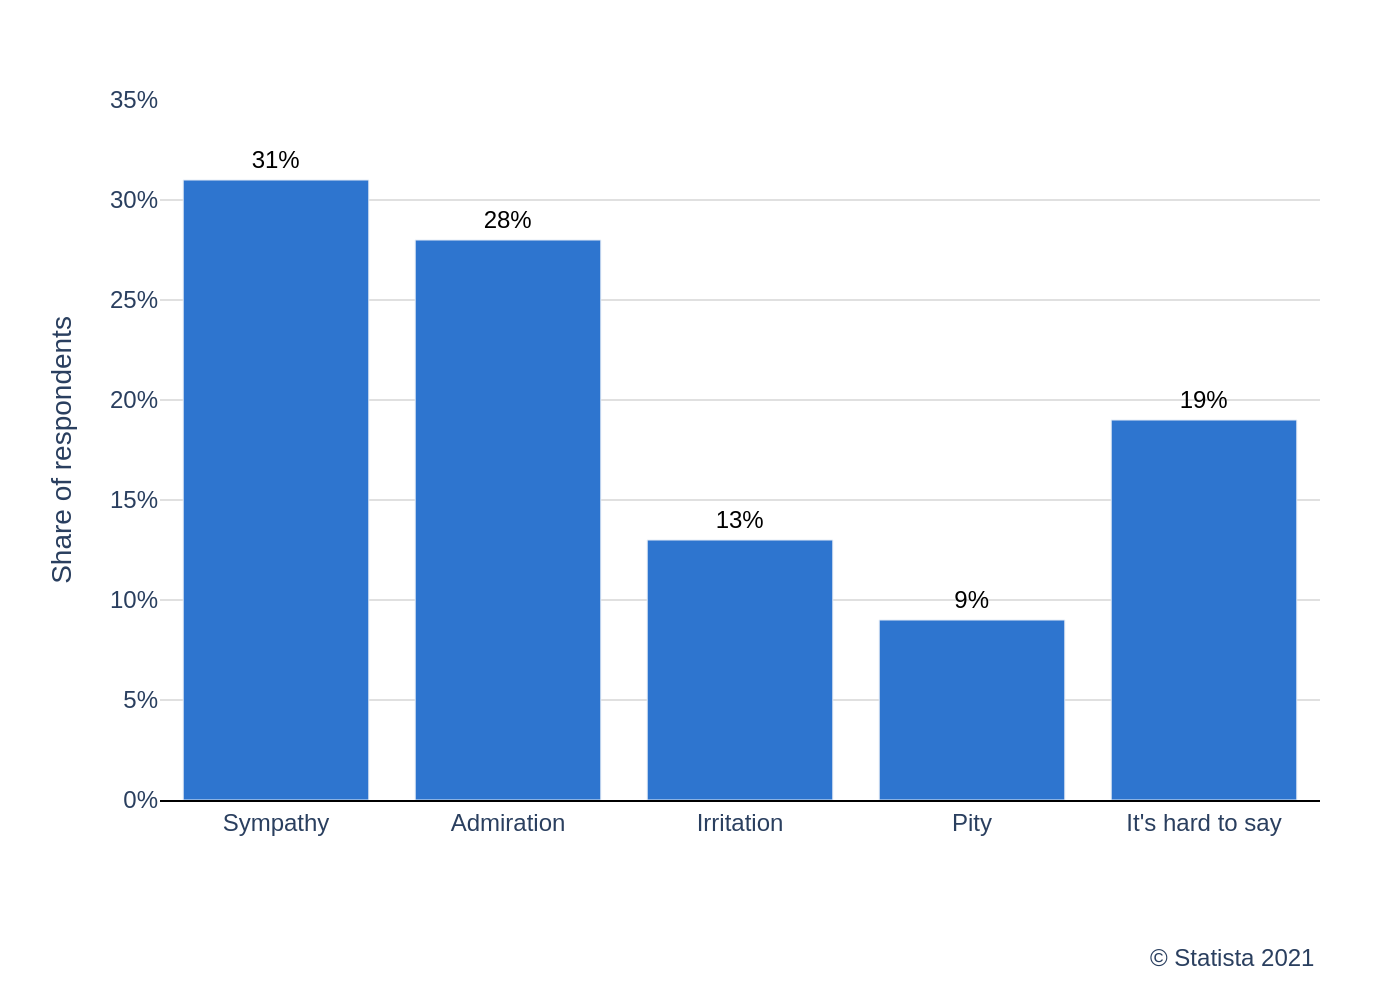

Source code (Python):
import sys
import json
import os
import plotly.graph_objects as go

# Check for command-line argument
if len(sys.argv) != 2:
    print("Usage: python script.py <path_to_json_file>")
    sys.exit(1)

json_path = sys.argv[1]

# Read data from the specified JSON file
try:
    with open(json_path, 'r', encoding='utf-8') as f:
        chart_info = json.load(f)
except FileNotFoundError:
    print(f"Error: JSON file not found at {json_path}")
    sys.exit(1)
except json.JSONDecodeError:
    print(f"Error: Could not decode JSON from {json_path}")
    sys.exit(1)

# Extract data and texts from the JSON object
chart_data = chart_info.get('chart_data', [])
texts = chart_info.get('texts', {})
colors = chart_info.get('colors', [])

# Prepare data for Plotly
categories = [item['category'] for item in chart_data]
values = [item['value'] for item in chart_data]

# Create the figure
fig = go.Figure()

# Add the bar trace
fig.add_trace(go.Bar(
    x=categories,
    y=values,
    marker_color=colors[0] if colors else None,
    text=[f'{v}%' for v in values],
    textposition='outside',
    textfont=dict(color='black', size=12),
    cliponaxis=False
))

# Update layout
fig.update_layout(
    font=dict(family="Arial", size=12),
    plot_bgcolor='white',
    xaxis=dict(
        title_text=texts.get('x_axis_title'),
        showgrid=False,
        linecolor='black'
    ),
    yaxis=dict(
        title_text=texts.get('y_axis_title'),
        range=[0, 35],
        tickvals=[0, 5, 10, 15, 20, 25, 30, 35],
        ticktext=[f'{i}%' for i in [0, 5, 10, 15, 20, 25, 30, 35]],
        gridcolor='#e0e0e0',
        zeroline=False
    ),
    showlegend=False,
    margin=dict(t=50, b=100, l=80, r=40),
    annotations=[
        dict(
            text=texts.get('source'),
            showarrow=False,
            xref='paper',
            yref='paper',
            x=1,
            y=-0.2,
            xanchor='right',
            yanchor='top',
            font=dict(size=12)
        )
    ]
)

# Determine output filename from input JSON path
base_filename = os.path.splitext(os.path.basename(json_path))[0]
output_filename = f"{base_filename}.png"

# Save the figure as a PNG image
fig.write_image(output_filename, scale=2)

print(f"Chart saved as {output_filename}")
